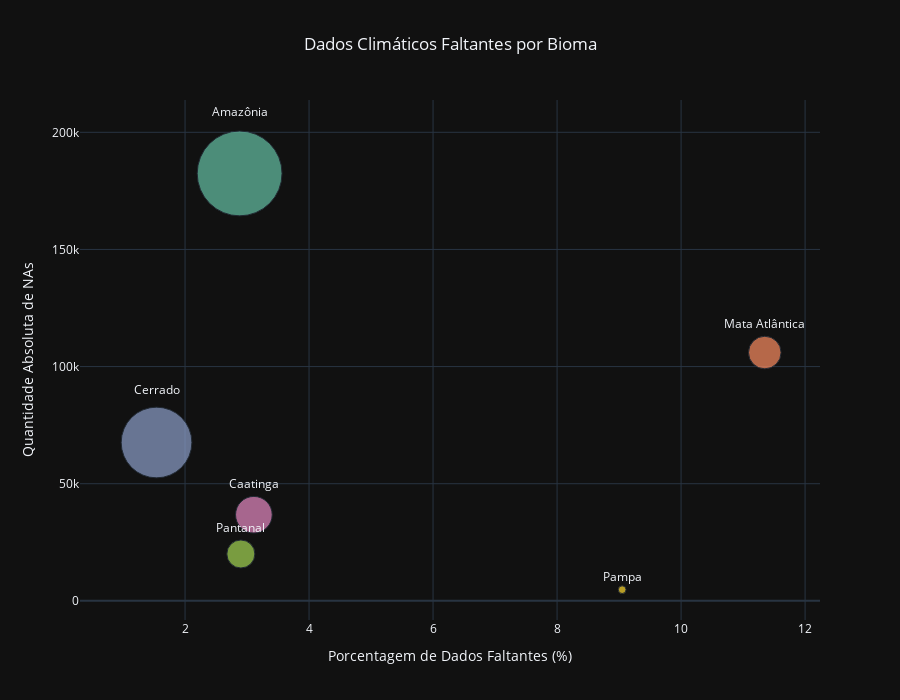

The cell this chart's notebook holds for it:
### Markdown cell above
### Distribuição dos dados faltantes por bioma
**Insight**: o bioma com maior quantidade de dados faltantes é a Amazônia.

### Code cell
na_biome = (
    df_na
    .group_by('bioma')
    .agg(pl.len().alias('count_na'))
    .sort('count_na', descending=True)
)

total_biome = (
    df_daily
    .group_by('bioma')
    .agg(pl.len().alias('count_total'))
)

biome_comp = (
    na_biome
    .join(total_biome, on='bioma', how='left')
    .with_columns([
        ((pl.col('count_na') / pl.col('count_total')) * 100)
        .round(2)
        .alias('perc_na')
    ])
    .with_columns([
        pl.col('count_na').map_elements(
            lambda x: f"{x:_.0f}".replace('_', '.'), # Formata contagem para hover
            return_dtype=pl.Utf8
        ).alias('count_na_fmt'),
        pl.col('count_total').map_elements(
            lambda x: f"{x:_.0f}".replace('_', '.'), # Formata contagem para hover
            return_dtype=pl.Utf8
        ).alias('count_total_fmt')
    ])
)

fig = px.scatter(
    biome_comp,
    x='perc_na',
    y='count_na',
    size='count_total',
    color='bioma',
    text='bioma',
    size_max=60,
    custom_data=['count_na_fmt', 'count_total_fmt'],
    labels={
        'perc_na': 'Porcentagem de Dados Faltantes (%)',
        'count_na': 'Quantidade Absoluta de NAs',
        'count_total': 'Total de Registros'
    },
    title='Dados Climáticos Faltantes por Bioma',
    height=700,
    color_discrete_sequence=px.colors.qualitative.Set2
)

# Ajusta posição dos labels
fig.update_traces(
    textposition='top center',
    hovertemplate='<b>%{text}</b><br>' +
                  'Porcentagem: %{x:.1f}%<br>' +
                  'Quantidade absoluta: %{customdata[0]}<br>' +
                  'Total de registros: %{customdata[1]}' +
                  '<extra></extra>',
)

fig.update_layout(
    title={'x': 0.5, 'xanchor': 'center'},
    xaxis=dict(title_font=dict(size=14)),
    yaxis=dict(title_font=dict(size=14)),
    showlegend=False,
    font=dict(size=12)
)

fig.show()

### Figure 1 — Plotly figure (JSON) as saved in the notebook; plotly's stock layout.template omitted (floating-point values rounded to 4 significant figures)
{"data": [{"customdata": [["182.445", "6.329.555"]], "hovertemplate": "<b>%{text}</b><br>Porcentagem: %{x:.1f}%<br>Quantidade absoluta: %{customdata[0]}<br>Total de registros: %{customdata[1]}<extra></extra>", "legendgroup": "Amazônia", "marker": {"color": "rgb(102,194,165)", "size": [6329555], "sizemode": "area", "sizeref": 1758.0, "symbol": "circle"}, "mode": "markers+text", "name": "Amazônia", "orientation": "v", "showlegend": true, "text": ["Amazônia"], "x": [2.88], "xaxis": "x", "y": [182445], "yaxis": "y", "type": "scatter", "textposition": "top center"}, {"customdata": [["105.991", "933.904"]], "hovertemplate": "<b>%{text}</b><br>Porcentagem: %{x:.1f}%<br>Quantidade absoluta: %{customdata[0]}<br>Total de registros: %{customdata[1]}<extra></extra>", "legendgroup": "Mata Atlântica", "marker": {"color": "rgb(252,141,98)", "size": [933904], "sizemode": "area", "sizeref": 1758.0, "symbol": "circle"}, "mode": "markers+text", "name": "Mata Atlântica", "orientation": "v", "showlegend": true, "text": ["Mata Atlântica"], "x": [11.35], "xaxis": "x", "y": [105991], "yaxis": "y", "type": "scatter", "textposition": "top center"}, {"customdata": [["67.595", "4.396.363"]], "hovertemplate": "<b>%{text}</b><br>Porcentagem: %{x:.1f}%<br>Quantidade absoluta: %{customdata[0]}<br>Total de registros: %{customdata[1]}<extra></extra>", "legendgroup": "Cerrado", "marker": {"color": "rgb(141,160,203)", "size": [4396363], "sizemode": "area", "sizeref": 1758.0, "symbol": "circle"}, "mode": "markers+text", "name": "Cerrado", "orientation": "v", "showlegend": true, "text": ["Cerrado"], "x": [1.54], "xaxis": "x", "y": [67595], "yaxis": "y", "type": "scatter", "textposition": "top center"}, {"customdata": [["36.754", "1.182.761"]], "hovertemplate": "<b>%{text}</b><br>Porcentagem: %{x:.1f}%<br>Quantidade absoluta: %{customdata[0]}<br>Total de registros: %{customdata[1]}<extra></extra>", "legendgroup": "Caatinga", "marker": {"color": "rgb(231,138,195)", "size": [1182761], "sizemode": "area", "sizeref": 1758.0, "symbol": "circle"}, "mode": "markers+text", "name": "Caatinga", "orientation": "v", "showlegend": true, "text": ["Caatinga"], "x": [3.11], "xaxis": "x", "y": [36754], "yaxis": "y", "type": "scatter", "textposition": "top center"}, {"customdata": [["20.007", "690.710"]], "hovertemplate": "<b>%{text}</b><br>Porcentagem: %{x:.1f}%<br>Quantidade absoluta: %{customdata[0]}<br>Total de registros: %{customdata[1]}<extra></extra>", "legendgroup": "Pantanal", "marker": {"color": "rgb(166,216,84)", "size": [690710], "sizemode": "area", "sizeref": 1758.0, "symbol": "circle"}, "mode": "markers+text", "name": "Pantanal", "orientation": "v", "showlegend": true, "text": ["Pantanal"], "x": [2.9], "xaxis": "x", "y": [20007], "yaxis": "y", "type": "scatter", "textposition": "top center"}, {"customdata": [["4.777", "52.800"]], "hovertemplate": "<b>%{text}</b><br>Porcentagem: %{x:.1f}%<br>Quantidade absoluta: %{customdata[0]}<br>Total de registros: %{customdata[1]}<extra></extra>", "legendgroup": "Pampa", "marker": {"color": "rgb(255,217,47)", "size": [52800], "sizemode": "area", "sizeref": 1758.0, "symbol": "circle"}, "mode": "markers+text", "name": "Pampa", "orientation": "v", "showlegend": true, "text": ["Pampa"], "x": [9.05], "xaxis": "x", "y": [4777], "yaxis": "y", "type": "scatter", "textposition": "top center"}], "layout": {"xaxis": {"anchor": "y", "domain": [0.0, 1.0], "title": {"text": "Porcentagem de Dados Faltantes (%)", "font": {"size": 14}}}, "yaxis": {"anchor": "x", "domain": [0.0, 1.0], "title": {"text": "Quantidade Absoluta de NAs", "font": {"size": 14}}}, "legend": {"title": {"text": "bioma"}, "tracegroupgap": 0, "itemsizing": "constant"}, "title": {"text": "Dados Climáticos Faltantes por Bioma", "x": 0.5, "xanchor": "center"}, "height": 700, "font": {"size": 12}, "showlegend": false}}
